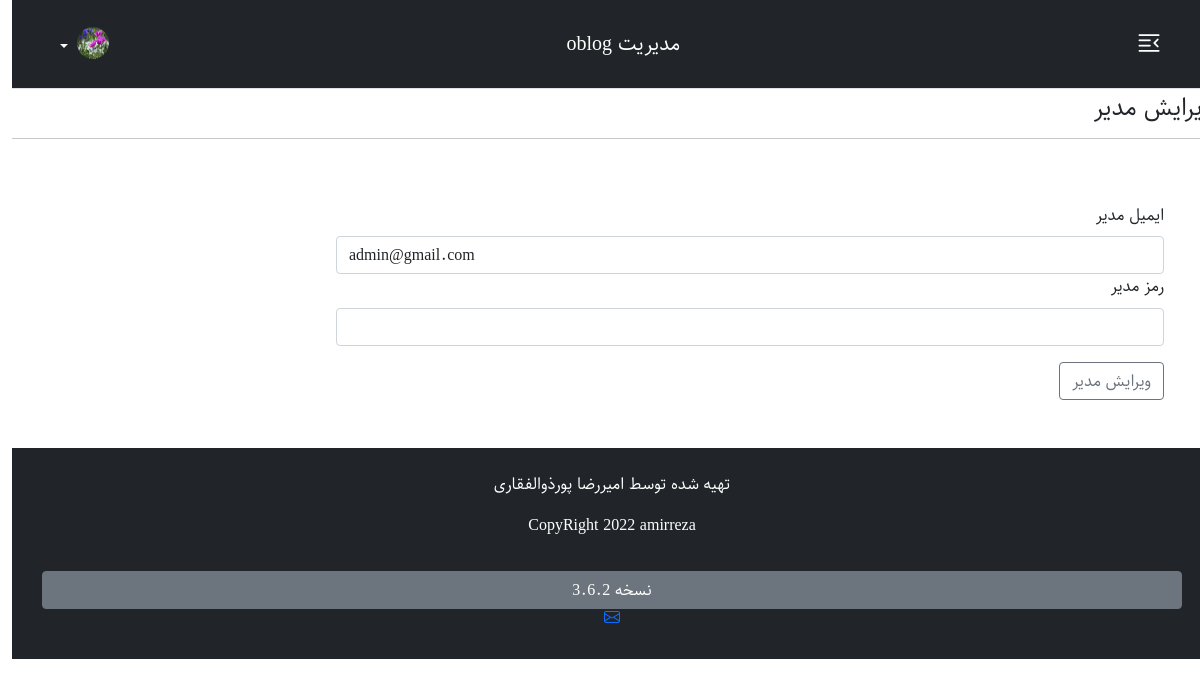
Page /admin/edit-admins.php?id=1 (signed in) on the committed database.
### tables this page shows
CREATE TABLE `information` (
  `id` int(11) NOT NULL,
  `body` text NOT NULL
);

CREATE TABLE `users` (
  `id` int(11) NOT NULL,
  `email` varchar(255) NOT NULL,
  `password` varchar(255) NOT NULL
);

### admin/edit-admins.php (the view, shortened to what this page needs)
<?php
include("./include/nav.php");
if(isset($_GET['id'])){
  $idad = $_GET['id'];
  $edits = $base->prepare("SELECT * FROM users WHERE id = :idad");
  $edits->execute(['idad' => $idad]);
  $edits = $edits->fetch();
}
?>
<br><br><br>
<section>
 <div class="row">
  <div class="col">
 <div class="mt-3">
<h4>ویرایش مدیر</h4>
<hr>
</div>
<div>
<form class="p-5"  method="post">
               <label class="form-label" for="email">ایمیل مدیر</label>
               <input value="<?php echo $edits['email'];?>" name="admin-maile" class="form-control" type="email">
               <label class="form-label" for="password">رمز مدیر</label>
               <input name="admin-passe" class="form-control" type="password">
               <button name="edit-admin" type="submit" class="btn btn-outline-secondary mt-3">ویرایش مدیر</button>
</form>
</div>
</div>
</div>
</section>
<?php
include("../include/footer.php");
?>

### admin/include/nav.php (shortened to what this page needs)
<?php
include("./include/db.php");
$sadmin = $base->query("SELECT * FROM `information` WHERE id = 5 ");
?>
<!DOCTYPE html>
<html lang="fa">
<head>
               <link rel="stylesheet" href="https://cdn.jsdelivr.net/npm/bootstrap@5.0.2/dist/css/bootstrap.rtl.min.css">
               <link rel="stylesheet" href="https://cdn.jsdelivr.net/npm/bootstrap-icons@1.5.0/font/bootstrap-icons.css">
               <link rel="stylesheet" href="./css/admin.css">
</head>
<body >
<nav class="navbar fixed-top navbar-dark bg-dark p-3 mb-5 border-bottom">
  <div class="container ms-2">
  <button class="btn  fs-3 text-white" type="button" data-bs-toggle="offcanvas" data-bs-target="#offcanvasRight" aria-controls="offcanvasRight">
<i class="bi bi-text-indent-right"></i>
</button>
<?php
  if($sadmin->rowcount() > 0){
  foreach($sadmin as $ssadmin){
   ?>
    <a href="index.php" class="navbar-brand"><?php echo $ssadmin['body']; ?></a>
   <?php
  }
}
?>
      <div class="dropdown text-end">
        <a href="index.php" class="d-block link-dark text-light text-decoration-none dropdown-toggle" id="dropdownUser1" data-bs-toggle="dropdown" aria-expanded="false">
          <img src="./img/hey.jpg" alt="mdo" width="32" height="32" class="rounded-circle">
        </a>
      </div>
    </div>
</nav>

### include/footer.php (shortened to what this page needs)
<?php
$footer_querya = "SELECT * FROM `information` WHERE id = 2 ";
$footera = $base->query($footer_querya);
if($footera->rowcount() > 0){
  foreach($footera as $foota){
?>
<?php
$footer_queryb = "SELECT * FROM `information` WHERE id = 3 ";
$footerb = $base->query($footer_queryb);
if($footerb->rowcount() > 0){
  foreach($footerb as $footb){
?>
<footer class="text-center text-white bg-dark py-4">
  <div class="container">
    <div class="row flex-column">
<div><?php echo $foota['body']; ?></div>
<button class="  mt-3 btn btn-secondary">نسخه <?php echo $footb['body'] ?></button>
<div>
  <a target="_blank" href="mailto:ar.pourzolfaghari@gmail.com"></a>
</div>
    </div>
  </div>
</footer>
<?php
  }
}
  }
}
?>
</body>
</html>

### admin/css/admin.css (style rules this page uses)
body { direction: rtl !important; text-align: right !important; font-family: "sahel" !important; line-height: 1.6; }
input , textarea { width:75% !important; }

### rows in the picture
information: body "مدیریت oblog"
users: admin-maile "admin@gmail.com"
information: body "تهیه شده توسط امیررضا پورذوالفقاری CopyRight 2022 amirreza"
information: body "3.6.2"
